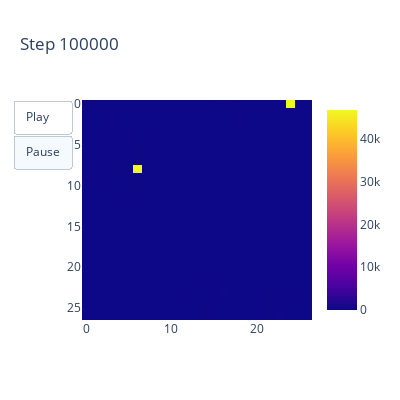

Source (notebook cell):
### Markdown cell above
Arrays tracked are

* 'state_value'
* 'action_prob'
* 'state_visits'
* 'env_rewards'

### Code cell
visualizations.plot_array_evolution(tracking_df['state_visits'].to_list(), step_interval=exp_logging_interval)

### Figure 1 — Plotly figure (JSON) as saved in the notebook; plotly's stock layout.template omitted (floating-point values rounded to 4 significant figures; data arrays with more than 128 entries replaced by an {"elided": "..."} marker saying what was removed)
{"data": [{"type": "heatmap", "z": {"elided": "27x27 int values"}}], "layout": {"height": 400, "title": {"text": "Step 100000"}, "updatemenus": [{"active": 1, "buttons": [{"args": [null], "label": "Play", "method": "animate"}, {"args": [null, {"frame": {"duration": 0, "redraw": false}, "mode": "immediate", "transition": {"duration": 0}}], "label": "Pause", "method": "animate"}], "type": "buttons"}], "width": 400, "xaxis": {"autorange": true, "range": [-0.5, 26.5]}, "yaxis": {"autorange": true, "range": [26.5, -0.5]}}}
